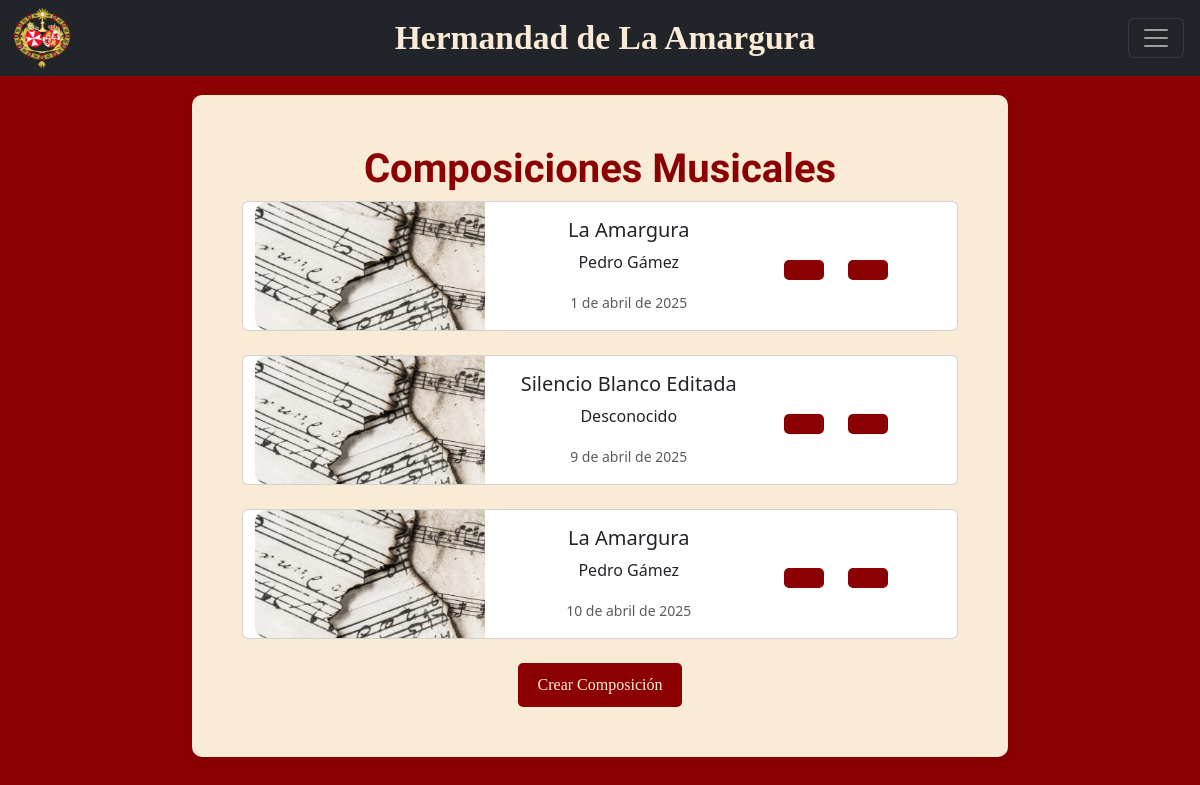
Page /composiciones_musicales/ on the committed database.
### hermandapp/models.py (models this page shows, shortened)
class ComposicionMusical(models.Model):
    nombre = models.CharField(max_length=200)
    autor = models.CharField(max_length=150)
    fecha_creacion = models.DateField()
    es_marcha_procesional = models.BooleanField(default=True)

### hermandapp/views.py (the view)
# urls.py: path('composiciones_musicales/', go_composiciones, name='composiciones'),
def go_composiciones(request):
    lista_composiciones = ComposicionMusical.objects.all()
    return render(request, 'composiciones.html', {'composiciones': lista_composiciones})

### templates/composiciones.html
{% extends 'base.html' %}
{% load bootstrap_icons %}
{% load static %}
{% block content %}
    <h1>Composiciones Musicales</h1>
    <div class="container text-center">
        {% for c in composiciones %}
            <div class="row">
                <div class="card mb-12">
                    <div class="row g-0">
                        <div class="col-md-4">
                            <img src="{% static 'images/fondo_composiciones.png' %}" class="custom-img"
                                 alt="...">
                        </div>
                        <div class="col-md-5">
                            <div class="card-body">
                                <h5 class="card-title">{{ c.nombre }}</h5>
                                <p class="card-text">{{ c.autor }}</p>
                                <p class="card-text"><small class="text-muted">{{ c.fecha_creacion }}</small></p>
                            </div>
                        </div>
                        <div class="col-md-2  alinear-final">
                            <div class="row centrar" >
                                <div class="col-md-6">
                                    <a href="{% url 'new_composicion' id=c.id %}" class="mb-2">
                                        <button class="btn-amargura">{% bs_icon 'pen' %}</button>
                                    </a>
                                </div>
                                <div class="col-md-6">
                                    <a href="{% url 'eliminar' id=c.id %}">
                                        <button class="btn-amargura">{% bs_icon 'trash' %}</button>
                                    </a>
                                </div>
                            </div>
                        </div>
                    </div>
                </div>
            </div>
            <br>
        {% endfor %}
    </div>
    <a href="{% url 'new_composicion' id=0 %}">
        <button class="btn-amargura">Crear Composición</button>
    </a>
{% endblock %}

### static/css/global.css (style rules this page uses)
h1 { font-family: 'Dancing Script', cursive; font-size: 2.5rem; font-weight: 700; text-align: center; color: darkred; }
.btn-amargura { background-color: darkred; color: antiquewhite; padding: 10px 20px; border-radius: 5px; font-family: 'Cinzel', serif; font-size: 16px; border: none; cursor: pointer; transition: background 0.3s; }
.custom-img { width: 100%; height: 100%; object-fit: cover; border-top-left-radius: 12px; border-bottom-left-radius: 12px; }
.centrar { display: flex; justify-content: center; align-items: center; }
.alinear-final { display: flex; justify-content: right; align-items: center; }
.card .row { height: 100%; }
.card .col-md-4 img { height: 100%; object-fit: cover; }

### rows in the picture
ComposicionMusical: nombre "La Amargura", autor "Pedro Gámez", fecha_creacion "1 de abril de 2025"
ComposicionMusical: nombre "Silencio Blanco Editada", autor "Desconocido", fecha_creacion "9 de abril de 2025"
ComposicionMusical: nombre "La Amargura", autor "Pedro Gámez", fecha_creacion "10 de abril de 2025"
